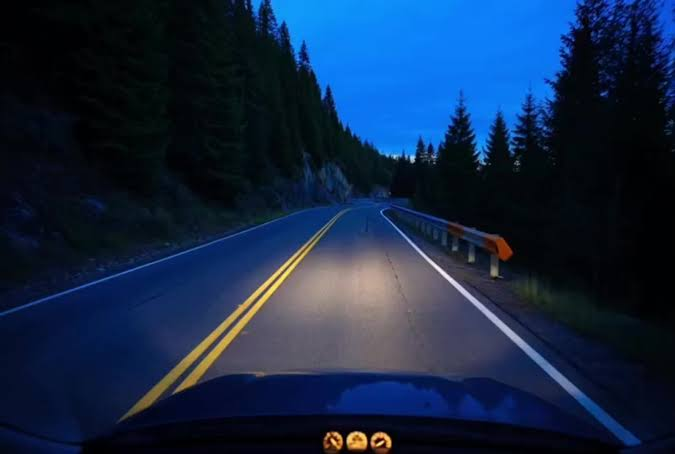
#> input picture data/Samples/images (1).jpg, 675 x 454 px
$ python -i preprocessing.py   (imports and definitions only)
#> lines starting #> are read from the running program, lines starting #| are printed output that depends on the picture; after the words box and inside, x2 and y2 are one past the last pixel; in counts of white or black regions, pixels touching at a corner belong together
#> further down, picture is the input picture: shape (454, 675, 3); mean B, G, R 69.3, 39.8, 20.4
"""Step 1-3: gray -> blur -> Canny edges -> (optional) color filter."""
import cv2
import numpy as np
from ..config import ClassicalConfig


def lane_color_mask(frame_bgr: np.ndarray) -> np.ndarray:
    """White-or-yellow mask. Lane paint is almost always one of those."""
    hls = cv2.cvtColor(frame_bgr, cv2.COLOR_BGR2HLS)
#> hls: shape (454, 675, 3); mean of channels 0, 1, 2 105.9, 44.8, 165.1
    white = cv2.inRange(hls, np.array([0, 200, 0]), np.array([255, 255, 255]))
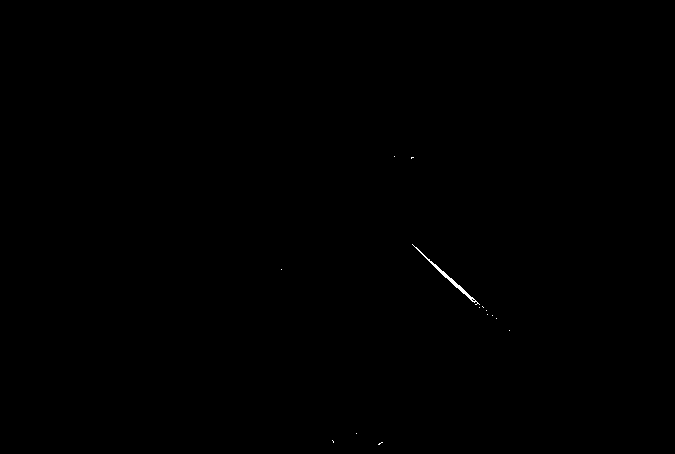
#> white: shape (454, 675); 0.08% white in thin lines or dots, all inside (x1, y1, x2, y2) = (281, 156, 510, 445)
    yellow = cv2.inRange(hls, np.array([15, 60, 100]), np.array([35, 255, 255]))
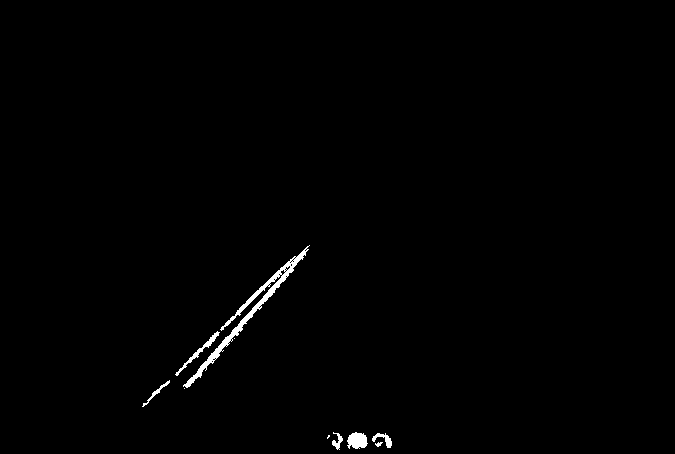
#> yellow: shape (454, 675); 0.72% white; 10 white regions (3 under 20 px), largest, box (x1, y1, x2, y2) and area: (183, 245, 310, 388) 1372, (347, 432, 368, 449) 266, (175, 331, 220, 376) 222
    return cv2.bitwise_or(white, yellow)
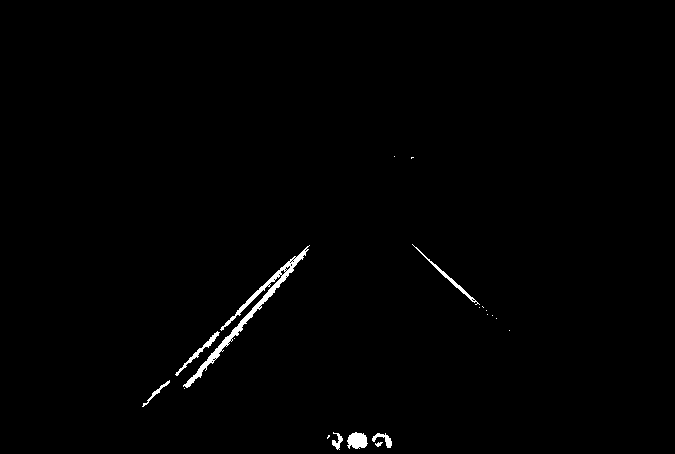
#> returned value: shape (454, 675); 0.8% white; 20 white regions (12 under 20 px), largest, box (x1, y1, x2, y2) and area: (183, 245, 310, 388) 1372, (347, 432, 368, 449) 266, (412, 244, 480, 305) 228


def get_edges(frame_bgr: np.ndarray, cfg: ClassicalConfig) -> np.ndarray:
    """Return a black image with white outlines where lanes might be."""
    gray = cv2.cvtColor(frame_bgr, cv2.COLOR_BGR2GRAY)
    k = cfg.blur_kernel
    blurred = cv2.GaussianBlur(gray, (k, k), 0)
    edges = cv2.Canny(blurred, cfg.canny_low, cfg.canny_high)

    if cfg.use_color_mask:
        mask = lane_color_mask(frame_bgr)
        # Grow the mask a bit so edges on the *border* of paint survive.
        mask = cv2.dilate(mask, np.ones((15, 15), np.uint8))
        edges = cv2.bitwise_and(edges, mask)
    return edges

>>> import cv2
>>> picture = cv2.imread('../../data/Samples/images (1).jpg')
>>> result = lane_color_mask(picture)
